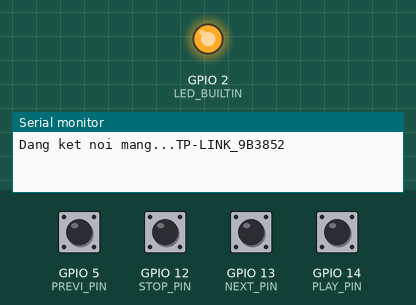
The sketch below on a simulated ESP8266 (NodeMCU). Parts: output pins drawn as LEDs (lit = HIGH, except the on-board LED, lit = LOW), the last lines printed to the serial monitor. The test bench sets the inputs (shaded band); at power-on: GPIO 5 (PREVI_PIN), GPIO 12 (STOP_PIN), GPIO 13 (NEXT_PIN), GPIO 14 (PLAY_PIN) HIGH. WiFi joins after 1.5 s; servers stay silent unless stated; uploads are accepted with an empty reply.

Above: at 0.1 s.
At 5.7 s:
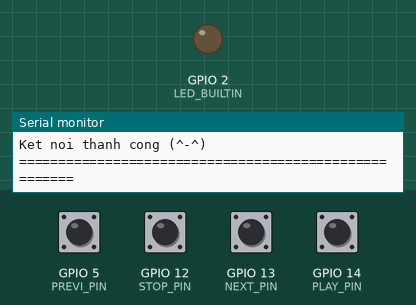
5.8 s: GPIO 5 (PREVI_PIN) pulled LOW for 0.15 s
7.4 s: GPIO 12 (STOP_PIN) pulled LOW for 0.15 s
9.0 s: GPIO 13 (NEXT_PIN) pulled LOW for 0.15 s
10.6 s: GPIO 14 (PLAY_PIN) pulled LOW for 0.15 s
Timing chart, 0 to 13.2 s (numbered marks = the images above; inputs shaded):
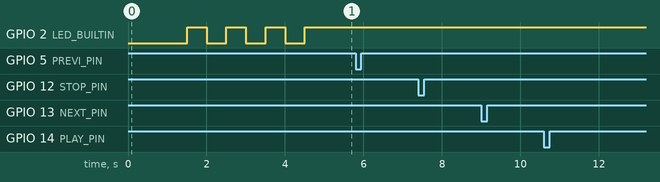

The sketch:

volumioremote.ino
```cpp
#include <ESP8266WiFi.h>
#include <ESP8266WiFiMulti.h>
#include <ESP8266HTTPClient.h>
#define PLAY_PIN         14          //D5 cua nodemcu
#define STOP_PIN         12          //D6 cua nodemcu
#define NEXT_PIN         13          //D7 cua nodemcu
#define PREVI_PIN        5           //D1 cua nodemcu
const char *ssid =  "TP-LINK_9B3852"; //ten mang wifi
const char *pass =  "91890429"; //pass wifi
//const char* host = "192.168.2.102";//IP cua Volumio
//const int httpPort = 80;
WiFiClient client;
ESP8266WiFiMulti wifimulti;
void setup() {
  pinMode(LED_BUILTIN,OUTPUT);
  Serial.begin(9600);
  Serial.print("Dang ket noi mang...");//khoi tao ket noi Wifi
  Serial.println(ssid);
  WiFi.mode(WIFI_STA);
  wifimulti.addAP(ssid,pass);//ten va pass Wifi (SUA CHO NAY)
  //int retries = 0;
  //while ((wifimulti.run() != WL_CONNECTED) && (retries < 10)) {
  //retries++;
  //delay(500);
  //Serial.print("*");
  //}
  if (wifimulti.run() == WL_CONNECTED) {
  digitalWrite(LED_BUILTIN,HIGH); //den led tren nodemcu nhay 3 lan bao hieu ket noi thanh cong
  delay(500);
  digitalWrite(LED_BUILTIN,LOW);
  delay(500);
  digitalWrite(LED_BUILTIN,HIGH);
  delay(500);
  digitalWrite(LED_BUILTIN,LOW);
  delay(500);
  digitalWrite(LED_BUILTIN,HIGH);
  delay(500);
  digitalWrite(LED_BUILTIN,LOW);
  delay(500);
  digitalWrite(LED_BUILTIN,HIGH);
  Serial.println(F("Ket noi thanh cong (^-^)"));
  Serial.println(F("======================================================"));
  }else{
  digitalWrite(LED_BUILTIN,LOW);
  Serial.println(F("Ket noi that bai (#_#)"));

  }
  pinMode(PLAY_PIN,INPUT_PULLUP);//thiet lap cac chan I/O la ngo vao
  pinMode(STOP_PIN,INPUT_PULLUP);
  pinMode(NEXT_PIN,INPUT_PULLUP);
  pinMode(PREVI_PIN,INPUT_PULLUP);

	//while (!Serial);

//   if (!client.connect(host, httpPort)) {
//    Serial.println("connection failed");
//    return;
//  }
}
void ErrorLed(){//Led sang roi tat bao cac loi lien quan ket noi
    digitalWrite(LED_BUILTIN,LOW);
    delay(1000);
    digitalWrite(LED_BUILTIN,HIGH);
}

void loop()
{

 if(digitalRead(PLAY_PIN)==LOW){
  delay(50);
  if((digitalRead(PLAY_PIN)==LOW)&&(WiFi.status()==WL_CONNECTED)){
    Serial.println("play/pause command");
    HTTPClient http;
    http.begin(client,"http://192.168.2.102/api/v1/commands/?cmd=toggle");  //chinh lai cho dung voi IP cua Volumio
    int httpCode = http.GET();
    if (httpCode > 0) {
      String payload = http.getString();
      Serial.println(payload);
    }else{
      ErrorLed();
    }
    http.end();
      }else{
        Serial.println("Khong co ket noi Wifi");
        ErrorLed();
        }
        delay(1000);
   }

 if(digitalRead(STOP_PIN)==LOW){
  delay(50);
if((digitalRead(STOP_PIN)==LOW)&&(WiFi.status()==WL_CONNECTED)){
   Serial.println("stop command");
    HTTPClient http;
    http.begin(client,"http://192.168.2.102/api/v1/commands/?cmd=stop"); //chinh lai cho dung voi IP cua Volumio
    int httpCode = http.GET();
    if (httpCode > 0) {
      String payload = http.getString();
      Serial.println(payload);
    }else{
      ErrorLed();
    }
    http.end();
      }else{
        Serial.println("Khong co ket noi Wifi");
        ErrorLed();
        }
        delay(1000);
  }

 if(digitalRead(NEXT_PIN)==LOW){
  delay(50);
 if((digitalRead(NEXT_PIN)==LOW)&&(WiFi.status()==WL_CONNECTED)){
    Serial.println("next command");
    HTTPClient http;
    http.begin(client,"http://192.168.2.102/api/v1/commands/?cmd=next");  //chinh lai cho dung voi IP cua Volumio
    int httpCode = http.GET();
    if (httpCode > 0) {
      String payload = http.getString();
      Serial.println(payload);
    }else{
      ErrorLed();
    }
    http.end();
      }else{
        Serial.println("Khong co ket noi Wifi");
        ErrorLed();
        }
        delay(1000);
  }

 if(digitalRead(PREVI_PIN) == LOW){
  delay(50);
 if((digitalRead(PREVI_PIN)==LOW)&&(WiFi.status()==WL_CONNECTED)){
    Serial.println("prev command");
    HTTPClient http;
    http.begin(client,"http://192.168.2.102/api/v1/commands/?cmd=prev");  //chinh lai cho dung voi IP cua Volumio
    int httpCode = http.GET();
    if (httpCode > 0) {
      String payload = http.getString();
      Serial.println(payload);
    }else{
      ErrorLed();
    }
    http.end();
      }else{
        Serial.println("Khong co ket noi Wifi");
        ErrorLed();
        }
        delay(1000);
  }
}
```
